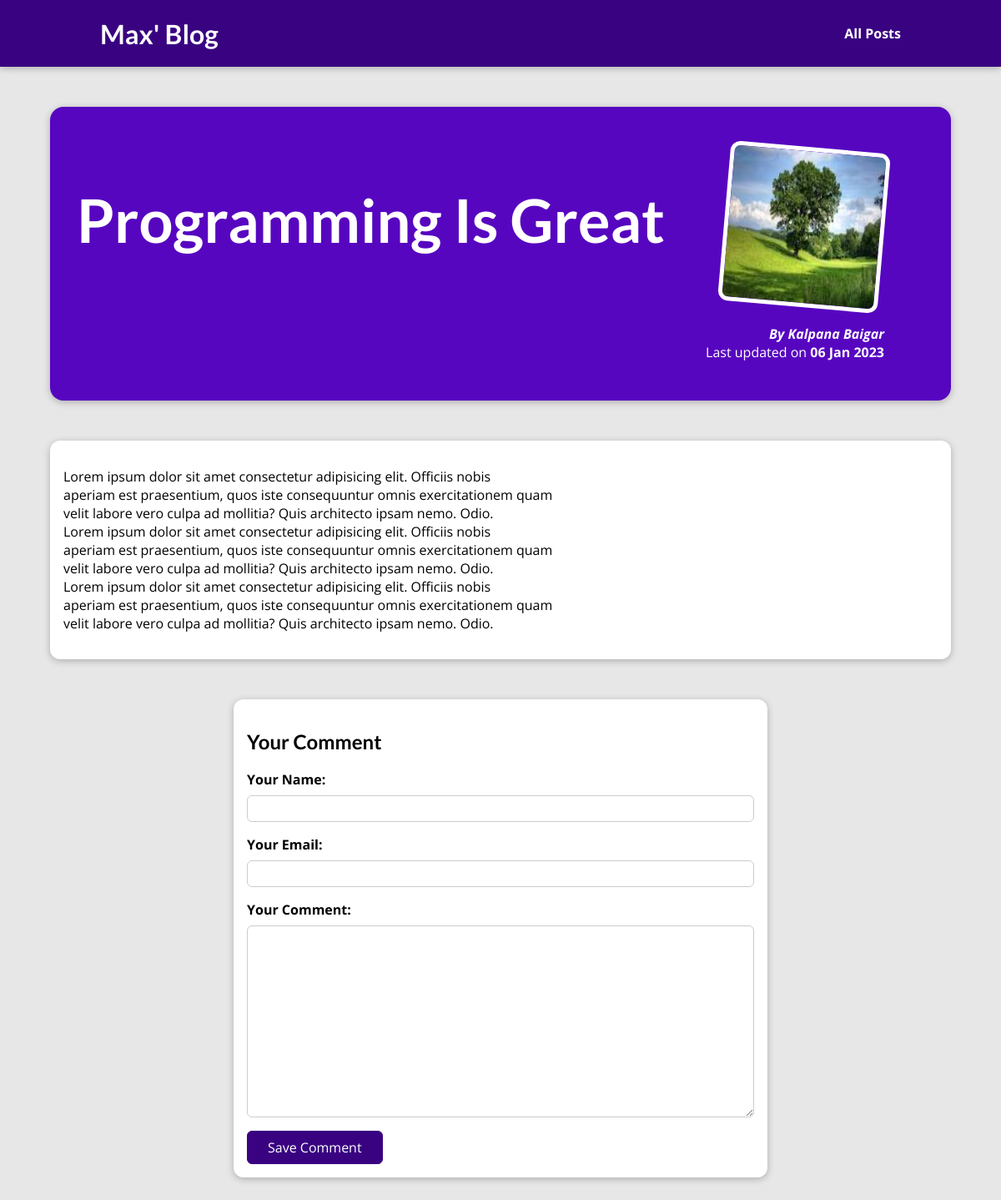
Page /posts/programming-is-fun on the committed database.
### blog/models.py (models this page shows)
class Post(models.Model):
    title = models.CharField(max_length=150)
    excerpt = models.CharField(max_length=200)
    image=models.ImageField(upload_to="posts",null=True)
    date = models.DateField(auto_now=True)
    slug = models.SlugField(unique=True, db_index=True)
    content = models.TextField(validators=[MinLengthValidator(10)])
    author = models.ForeignKey(
        Author, on_delete=models.SET_NULL,null=True, related_name="posts")
    tags=models.ManyToManyField(Tag)

class Author(models.Model):
    first_name = models.CharField(max_length=100)
    last_name = models.CharField(max_length=100)
    email_address = models.EmailField()
    def full_name(self):
        return f"{self.first_name} {self.last_name}"
    def __str__(self):
        return self.full_name()

### blog/views.py (the view)
# urls.py: path("posts/<slug:slug>",views.SinglePostView.as_view() ,  name="post-detail-page")
class SinglePostView(View):
  template_name="blog/post-detail.html"
  model=Post
  def get(self,request,slug):
    post=Post.objects.get(slug=slug)
    context={
      "post":post,
      "post_tags":post.tags.all(),
      "comment_form":CommentForm()
    }
    return render(request,"blog/post-detail.html",context)
  def post(self,request,slug):
    comment_form=CommentForm(request.POST)
    post=Post.objects.get(slug=slug)
    if comment_form.is_valid():
      comment=comment_form.save(commit=False)
      comment.post=post
      comment.save()
      return HttpResponseRedirect(reverse("post-detail-page",args=[slug]))
    context={
      "post":post,
      "post_tags":post.tags.all(),
      "comment_form":comment_form
    }
    return render(request,"blog/post-detail.html",context)

### blog/forms.py
class CommentForm(forms.ModelForm):
    class Meta:
        model=Comment
        exclude=["post"]
        labels={
            "user_name":"Your Name",
            "user_email":"Your Email",
            "text":"Your Comment",
        }

### blog/templates/blog/post-detail.html (shortened to what this page needs)
{% extends "base.html" %}
{% load static %}
{% block css_files %}
 <link rel="stylesheet" href="{% static "blog/post-detail.css"%}">
{% endblock %}
{% block content %}
  <section id="summary">
    <h2>{{ post.title }}</h2>
    <article>
      <img src="{{post.image.url}}"  alt="{{post.title}}"/>
      <address>By {{ post.author }}</address>
      <div>Last updated on <time>{{ post.date|date:"d M Y" }}</time></div>
    </article>
  </section>
 <main>{{ post.content|linebreaks }}</main>
  <section id="comment-form">
    <h2>Your Comment</h2>
    <form action="{% url 'post-detail-page' post.slug %}" method="POST">
      {% for form_field in comment_form %}
        <div class="form-control">
          {{ form_field.label_tag }}
          {{ form_field }}
        </div>
      {%  endfor %}
      <button>Save Comment</button>
    </form>
  </section>
{% endblock %}

### static/app.css (style rules this page uses)
* { box-sizing: border-box; }
html { font-family: "Open Sans", "Lato", sans-serif; }
body { margin: 0; }
h1, h2, h3 { font-family: "Lato", sans-serif; font-weight: bold; }

### blog/static/blog/post-detail.css (style rules this page uses)
body { background-color: #e7e7e7; }
#summary { margin: 8rem auto 3rem auto; padding: 2rem; width: 90%; max-width: 90rem; border-radius: 16px; background-color: #5706c0; position: relative; box-shadow: 0 2px 8px rgba(0, 0, 0, 0.25); height: 22rem; }
#summary h2 { color: white; font-size: 4.5rem; margin-bottom: 0.25rem; }
#summary article { position: absolute; top: 2rem; right: 3rem; padding: 1rem 2rem; border-radius: 12px; text-align: right; color: white; }
#summary article img { width: 12rem; height: 12rem; border-radius: 12px; transform: rotateZ(5deg); border: 5px solid white; margin-bottom: 1rem; }
#summary address { font-weight: bold; }
#summary time { font-weight: bold; }
main { width: 90%; max-width: 90rem; margin: 3rem auto; background-color: white; padding: 1rem; border-radius: 12px; box-shadow: 0 2px 8px rgba(0, 0, 0, 0.25); }
#comment-form { margin: 3rem auto; width: 90%; max-width: 40rem; border-radius: 12px; background-color: white; box-shadow: 0 2px 8px rgba(0, 0, 0, 0.25); padding: 1rem; }
#comment-form button { font: inherit; background-color: #390281; color: white; border: 1px solid #390281; padding: 0.5rem 1.5rem; border-radius: 6px; cursor: pointer; }
.form-control { margin-bottom: 1rem; }
.form-control label { font-weight: bold; margin-bottom: 0.5rem; display: block; }
.form-control input, .form-control textarea { display: block; width: 100%; font: inherit; padding: 0.25rem; border-radius: 6px; border: 1px solid #ccc; }

### rows in the picture
Post: title "Programming Is Great", image (picture), author "Kalpana Baigar", date "06 Jan 2023", content "Lorem ipsum dolor sit amet consectetur adipisicing elit. Officiis nobis aperiam est praesentium, quos iste consequuntur omnis exercitationem quam velit labore vero culpa ad mollitia? Quis architecto ipsam nemo. Odio. Lorem ipsum dolor sit amet consectetur adipisicing elit. Officiis nobis aperiam est praesentium, quos iste consequuntur omnis exercitationem quam velit labore vero culpa ad mollitia? Quis architecto ipsam nemo. Odio. Lorem ipsum dolor sit amet consectetur adipisicing elit. Officiis nobis aperiam est praesentium, quos iste consequuntur omnis exercitationem quam velit labore vero culpa ad mollitia? Quis architecto ipsam nemo. Odio."
